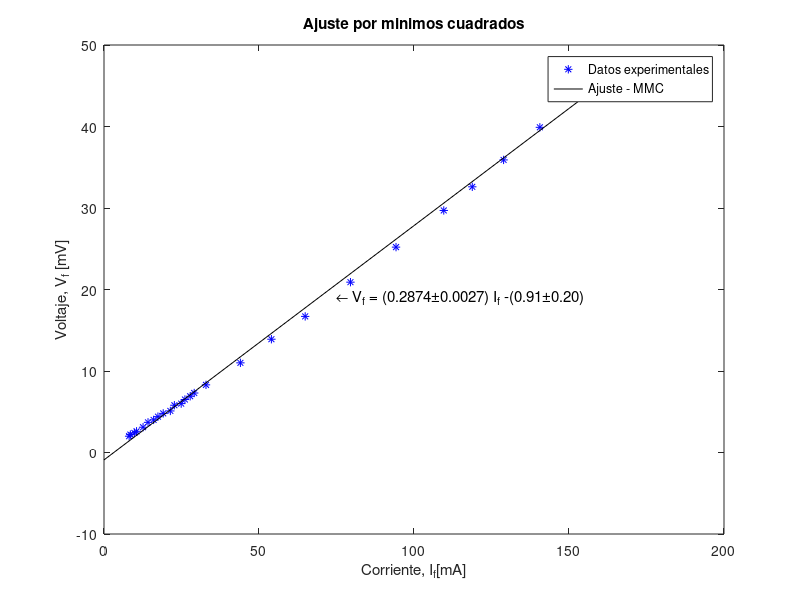

Here is the MATLAB script that generated this plot:
clear all; close all;
format long
x = [160.1 151.2 140.6 128.9 118.8 109.6 94.2 79.5 64.9 54.0 44.0 32.9 29.1 27.8 26.1 24.9 22.7 21.4 19.1 17.4 16.0 14.2 12.6 10.5 9.8 8.5 8.1];
y = [46.9 43.6 39.9 35.9 32.6 29.7 25.2 20.9 16.7 13.9 11.0 8.3 7.3 6.9 6.5 6.0 5.8 5.1 4.8 4.4 4.0 3.7 3.1 2.6 2.4 2.2 2.0];
size(x)
size(y)
N = size(x)(2)

sxy = sum(x.*y);
sxx = sum(x.*x);
syy = sum(y.*y);
sx = sum(x);
sy = sum(y);
a = (((N)*(sxy))-((sx)*(sy)))/(((N)*(sxx))-((sx)*(sx)))
b = (((sxx)*(sy))-((sx)*(sxy)))/(((N)*(sxx))-((sx)*(sx)))
e = (y-((a*x)+b)).^2;
sei = sum(e);
incertidumbrea=sqrt((sei)/(N-2))*sqrt((N)/(((N)*(sxx))-((sx)*(sx))))
incertidumbreb=sqrt((sei)/(N-2))*sqrt((sxx)/(((N)*(sxx))-((sx)*(sx))))
r = (((N)*(sxy))-((sx)*(sy)))/(sqrt(((N)*(sxx))-((sx)*(sx)))*sqrt(((N)*(syy))-((sy)*(sy))))

xx = 0:10:175;
yy = a.*xx+b;

%%%%%%%%%%%%%%%%%%%%%%%%%%%%%%%%%%%%%%%%%%%%%%%

figure(1); clf;
plot(x,y,'b*',xx,yy,'-k' )
legend('Datos experimentales','Ajuste - MMC') 
xlabel('Corriente, I_{f}[mA]');ylabel('Voltaje, V_{f} [mV]');
title('Ajuste por minimos cuadrados')
text (75, 19, strcat ('\fontsize{15}\leftarrow V_{f} = (0.2874\pm0.0027) I_{f} -(0.91\pm0.20)'));
print -djpeg -r100 grafica_ro.jpg
